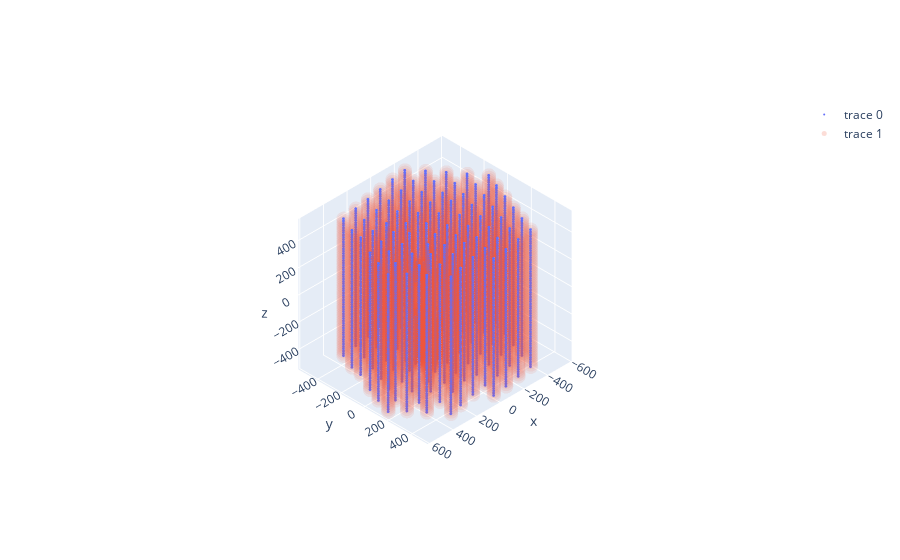

The cell this chart's notebook holds for it:
### Code cell
import plotly.graph_objects as go
from plotly import tools
import numpy as np
from plotly.offline import init_notebook_mode, iplot
init_notebook_mode(connected=True)

data = [
    go.Scatter3d(
        visible = True,
        x = df_sensor_geometry.x,
        y = df_sensor_geometry.y,
        z = df_sensor_geometry.z,
        mode='markers',
        marker=dict(
            size=1,
        )
    ),
    go.Scatter3d(
        visible = True,
        x = df_sensor_geometry.x,
        y = df_sensor_geometry.y,
        z = df_sensor_geometry.z,
        mode='markers',
        marker=dict(
            size=5,
            opacity=0.1,
        )
    )
]

fig = go.Figure(data=data)
fig.layout.scene.camera.projection.type = "orthographic"

iplot(fig, filename='Sine Wave Slider')

### Figure 1 — Plotly figure (JSON) as saved in the notebook; plotly's stock layout.template omitted (floating-point values rounded to 4 significant figures; data arrays with more than 128 entries replaced by an {"elided": "..."} marker saying what was removed)
{"data": [{"marker": {"size": 1}, "mode": "markers", "type": "scatter3d", "visible": true, "x": {"elided": "5160 float values"}, "y": {"elided": "5160 float values"}, "z": {"elided": "5160 float values"}}, {"marker": {"opacity": 0.1, "size": 5}, "mode": "markers", "type": "scatter3d", "visible": true, "x": {"elided": "5160 float values"}, "y": {"elided": "5160 float values"}, "z": {"elided": "5160 float values"}}], "layout": {"scene": {"camera": {"projection": {"type": "orthographic"}}}}}
